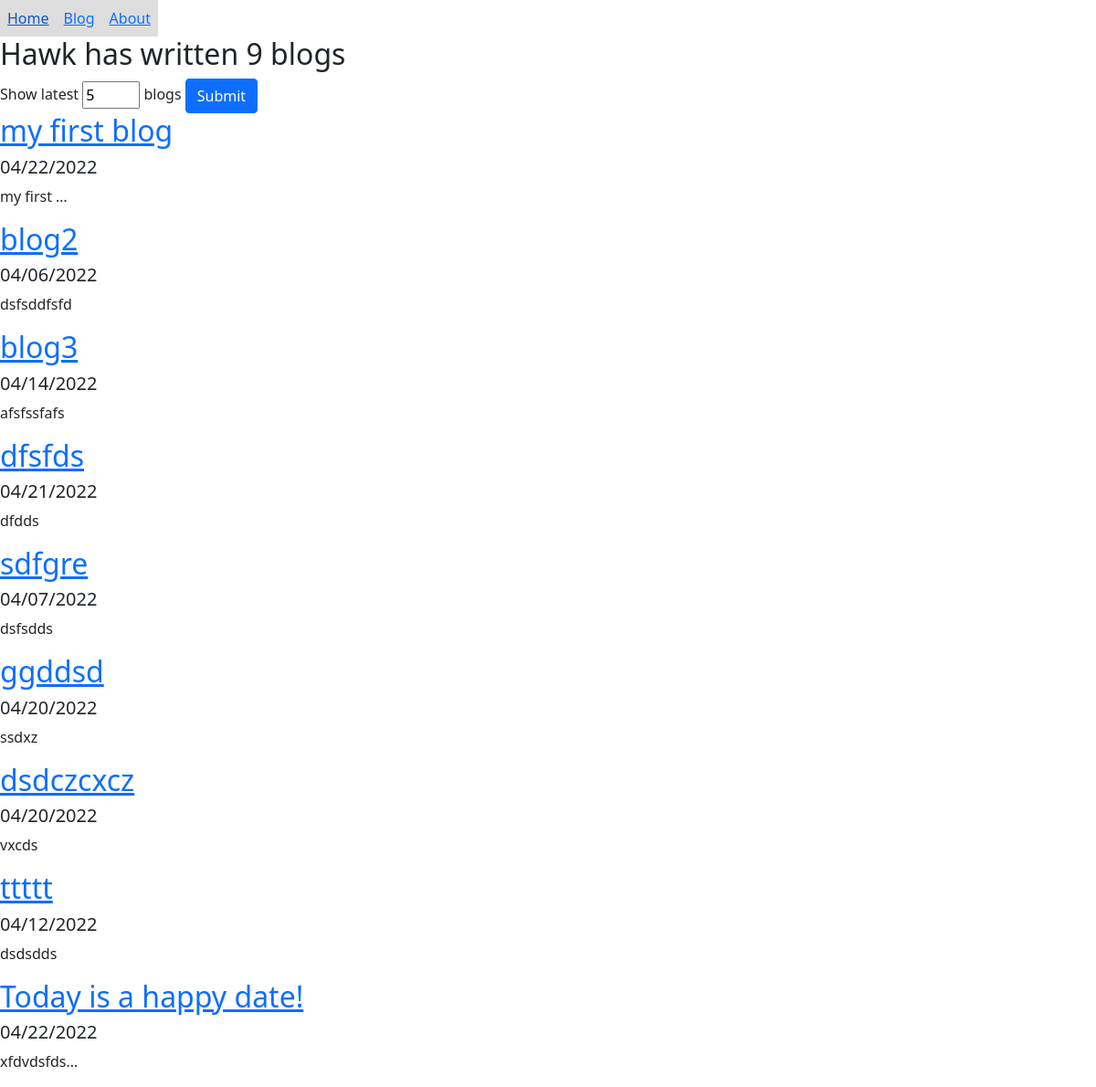
Screenshot of /blog/ with the database file from the repository.
### blog/models.py (models this page shows, shortened)
class Blog(models.Model):
    title = models.CharField(max_length=200)
    description = models.TextField()
    date = models.DateField()

### blog/views.py (the view)
# urls.py: path('', views.all_blogs, name='all_blogs'),
def all_blogs(request):
    try:
        n = int(request.GET.get('n'))
        blogs = Blog.objects.order_by('-date')[:n]
    except Exception as e:
        blogs = Blog.objects.all()
        n = blogs.count
    return render(request, 'blog/all_blogs.html', {'blogs':blogs, 'show_n':n})

### blog/templates/blog/all_blogs.html
{% extends 'portfolio/base.html' %}
{% block content %}
        <h2>Hawk has written {{blogs.count}} blog{{blogs.count|pluralize}}</h2>
        <form action="">
        Show latest <input type="text" id="n" name="n" value="5" size="1">  blogs
        <input type="submit" value="Submit" class="btn btn-primary">
        </form>
        {% for blog in blogs %}
          <a href="{% url 'blog:detail' blog.id %}"> <h2>{{blog.title}}</h2></a>
          <h5>{{blog.date|date:"SHORT_DATE_FORMAT"|upper}}</h5>
          <p>{{blog.description|truncatechars:10}}</p>
        {% endfor %}
{% endblock %}

### rows the page displays
Blog: title "my first blog", date "04/22/2022", description "my first …"
Blog: title "blog2", date "04/06/2022", description "dsfsddfsfd"
Blog: title "blog3", date "04/14/2022", description "afsfssfafs"
Blog: title "dfsfds", date "04/21/2022", description "dfdds"
Blog: title "sdfgre", date "04/07/2022", description "dsfsdds"
Blog: title "ggddsd", date "04/20/2022", description "ssdxz"
Blog: title "dsdczcxcz", date "04/20/2022", description "vxcds"
Blog: title "ttttt", date "04/12/2022", description "dsdsdds"
Blog: title "Today is a happy date!", date "04/22/2022", description "xfdvdsfds…"

### other values shown
{{ blogs.count }} "9"
